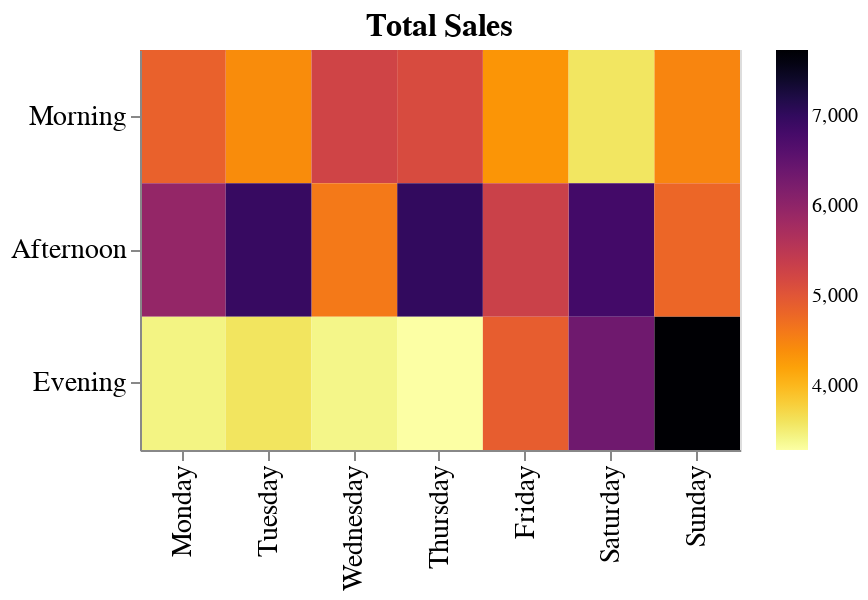

Source (notebook cell):
### Code cell
# Plot total transaction (pre-filtered by store A for example)
# for color scheme choose btween viridis, magma, inferno, plasma, bluegreen, bluepurple

days = ['Monday', 'Tuesday', 'Wednesday', 'Thursday', 'Friday', 'Saturday', 'Sunday']
times = ['Morning', 'Afternoon', 'Evening']

plot_1 = (alt
 .Chart(new_df_a)
 .mark_rect()
 .encode(
     alt.X('Day_of_week:N', title=None, sort=days),
     alt.Y('Time_of_day:N', title=None, sort=times),
     alt.Color('sum(Total):Q', title=None, scale=alt.Scale(scheme='inferno'), sort="descending"),
     tooltip=[alt.Tooltip('Day_of_week', title='Day of the week'), 
              alt.Tooltip('Time_of_day', title="Time of the day"), 
              alt.Tooltip('sum(Total):Q', title='Sales', format='$,.0f')])
 .configure_axis(labelFontSize=14, titleFontSize=14)
 .configure_title(fontSize=16)
 .properties(width=300, height=200, title='Total Sales')
)

plot_1

### Figure 1 — Vega-Lite specification as saved in the notebook (floating-point values rounded to 4 significant figures; data arrays with more than 128 entries replaced by an {"elided": "..."} marker saying what was removed)
{"$schema": "https://vega.github.io/schema/vega-lite/v3.4.0.json", "config": {"axis": {"labelFontSize": 14, "titleFontSize": 14}, "mark": {"tooltip": null}, "title": {"fontSize": 16}, "view": {"height": 300, "width": 400}}, "data": {"name": "data-447bab444058a64dcdd031c5f56440f7"}, "datasets": {"data-447bab444058a64dcdd031c5f56440f7": {"elided": "340 records"}}, "encoding": {"color": {"aggregate": "sum", "field": "Total", "scale": {"scheme": "inferno"}, "sort": "descending", "title": null, "type": "quantitative"}, "tooltip": [{"field": "Day_of_week", "title": "Day of the week", "type": "nominal"}, {"field": "Time_of_day", "title": "Time of the day", "type": "nominal"}, {"aggregate": "sum", "field": "Total", "format": "$,.0f", "title": "Sales", "type": "quantitative"}], "x": {"field": "Day_of_week", "sort": ["Monday", "Tuesday", "Wednesday", "Thursday", "Friday", "Saturday", "Sunday"], "title": null, "type": "nominal"}, "y": {"field": "Time_of_day", "sort": ["Morning", "Afternoon", "Evening"], "title": null, "type": "nominal"}}, "height": 200, "mark": "rect", "title": "Total Sales", "width": 300}
